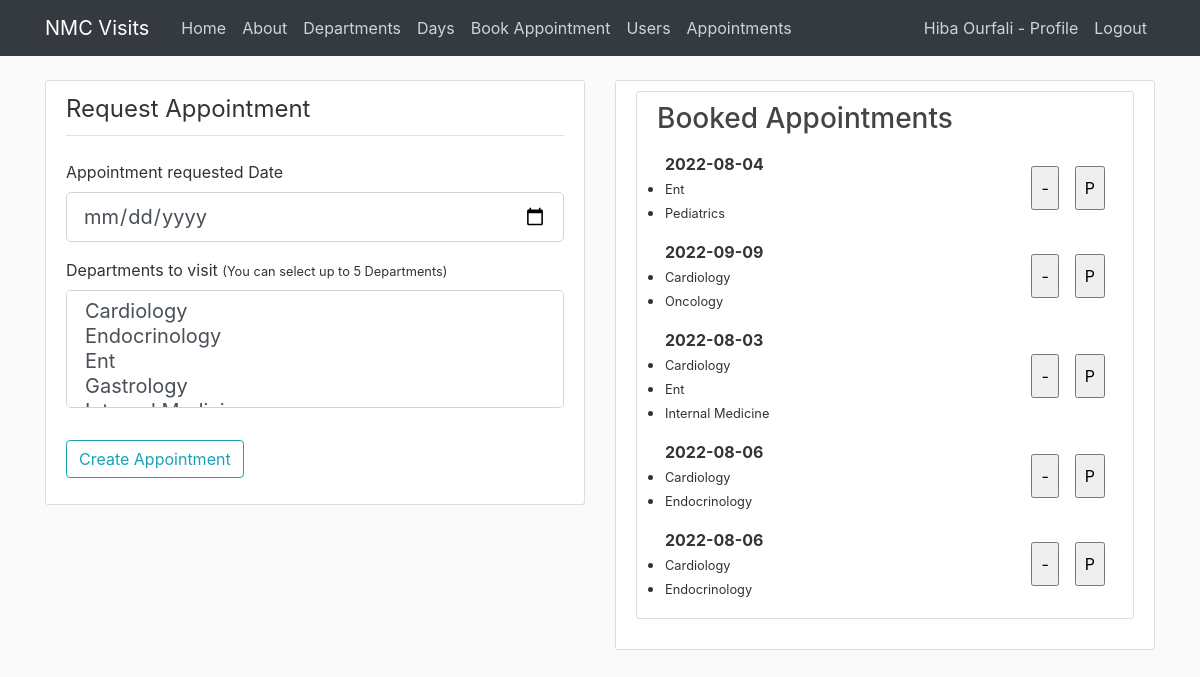
Before: /createAppointment (signed in) with the older database file.
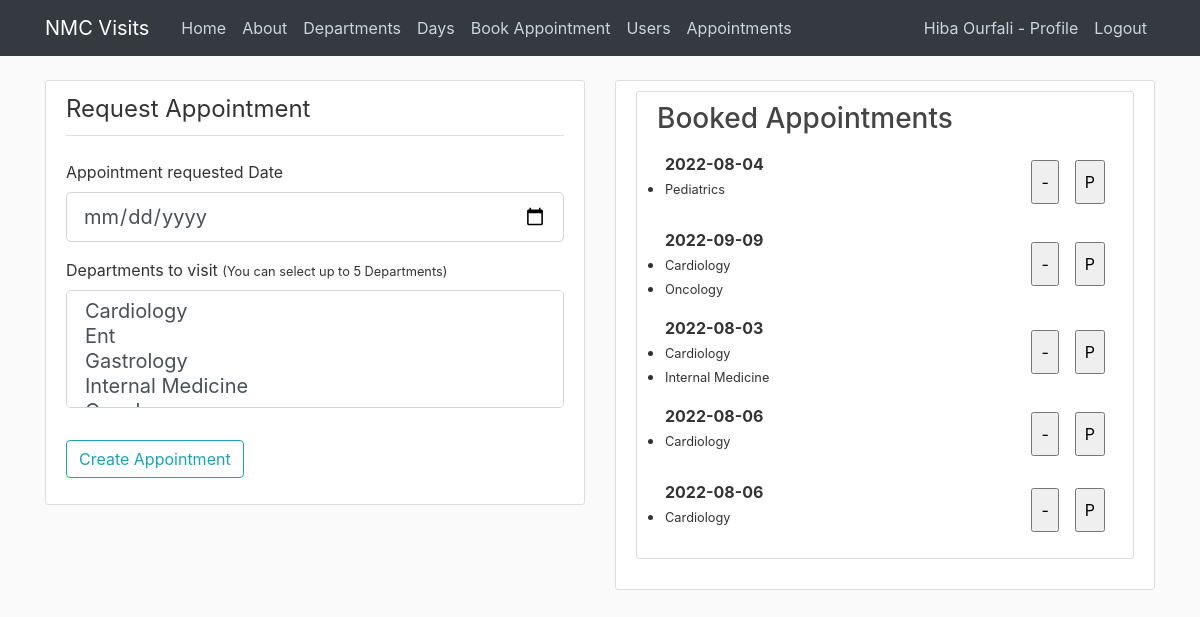
After: the same page with the newer database file.
### nmcvisits/models.py (models this page shows, shortened)
class Departments(db.Model):
    id = db.Column(db.Integer, primary_key=True)
    departmentName = db.Column(db.String(50), nullable=False)

### nmcvisits/Appointments/routes.py (the view, shortened to what this page needs)
@appointmentsBP.route("/createAppointment", methods=["POST", "GET"])
@login_required
def createAppointment():
    form = CreateAppointment()
    appointments = []
    rows = Appointment.query.filter_by(visitor_id=current_user.id)
    for row in rows:
        entry={}
        entry["appointmentDate"] = row.appointmentDate.date()
        entry['appointment_id'] = row.id
        dpts = VisitedDepartments.query.filter_by(appointment_id=row.id)
        listOfDpts = []
        for dpt in dpts:
            name = Departments.query.filter_by(id=dpt.department_id).first()
            listOfDpts.append(name.departmentName)
        entry["departments"] = listOfDpts
        appointments.append(entry)
    return render_template("createAppointment.html", sidebar = 6, form=form, appointments=appointments)

### nmcvisits/Appointments/forms.py (shortened to what this page needs)
class CreateAppointment(FlaskForm):
    appointmentDate = DateField("Appointment requested Date", validators=[DataRequired()])
    department = SelectMultipleField("Departments to visit", validators=[DataRequired()], choices=getDepartments)
    submit = SubmitField('Create Appointment')

### nmcvisits/Hospitals/helpers.py (called while the page is built)
def getDepartments():
    departments = []
    for row in Departments.query.all():
        departments.append(row.departmentName)
        departments.sort()
    return departments

### nmcvisits/models.py (called while the page is built)
@login_manager.user_loader
def load_user(user_id):
    return User.query.get(int(user_id))

### nmcvisits/templates/createAppointment.html (shortened to what this page needs)
{% extends "layout.html" %}
{% block body %}
    <div class="content-section">
        <form method="Post" action="">
            <fieldset class="form-group">
                <legend class="border-bottom mb-4 pb-2">Request Appointment</legend>
                <div class="form-group">
                    {{ form.appointmentDate.label(class="form-control-label") }}
                    {% if form.appointmentDate.errors %}
                        {{ form.appointmentDate(class="form-control form-control-lg is-invalid") }}
                        <div class="invalid-feedback">
                            {% for error in form.appointmentDate.errors %}
                                <span>{{ error }}</span>
                            {% endfor %}
                        </div>
                    {% else %}
                        {{ form.appointmentDate(class="form-control form-control-lg") }}
                    {% endif %}
                </div>
                <div class="form-group">
                    {{ form.department.label(class="form-control-label") }}
                    <small class="muted">(You can select up to 5 Departments)</small>
                    {% if form.department.errors %}
                        {{ form.department(class="form-control form-control-lg is-invalid") }}
                        <div class="invalid-feedback">
                            {% for error in form.department.errors %}
                                <span>{{ error }}</span>
                            {% endfor %}
                        </div>
                    {% else %}
                        {{ form.department(class="form-control form-control-lg") }}
                    {% endif %}
                </div>
            </fieldset>
            <div class="form-group">
                {{ form.submit(class="btn btn-outline-info") }}
            </div>
        </form>
    </div>
{% endblock %}
{% block side %}
<div class="content-section">
    {% if appointments %}
    <h3>Booked Appointments</h3>
        <ul class="list-group">
            {% for appointment in appointments %}
                    <div class="d-flex flex-fill flex-row align-content-stretch p-2">
                            <div class="align-self-stretch align-items-center">
                                <li class="d-flex align-content-stretch"><strong>{{appointment.appointmentDate}}</strong></li>
                                {% for dpt in appointment.departments %}
                                    <li>
                                        <small>{{dpt}}</small>
                                    </li>
                                {% endfor %}
                            </div>
                            <div class="d-flex ml-auto align-content-end align-items-center">
                                <form class="d-flex flex-fill flex-row p-2" method="Post" action="{{url_for('appointments.deleteAppointment')}}">
                                    <input class="p-2" type="submit" name="submitbutton" id="submitbutton" value="-">
                                </form>
                                <form action="{{url_for('appointments.printAppointment')}}" method="Post">
                                    <input class="p-2 ml-2" type="submit" value="P">
                                </form>
                            </div>
                    </div>
            {% endfor %}
        </ul>
</div>
{% else %}
<h3>No Booked Appointments</h3>
{% endif %}
{% endblock %}

Changed rows visible on the page:
removed Departments: departmentName "Ent"
no longer on this page (row edited): Departments: departmentName "Endocrinology"
Other visible differences:
form field department: "Cardiology / Endocrinology / Ent / Gastrology" → "Cardiology / Ent / Gastrology / Internal Medicine"
